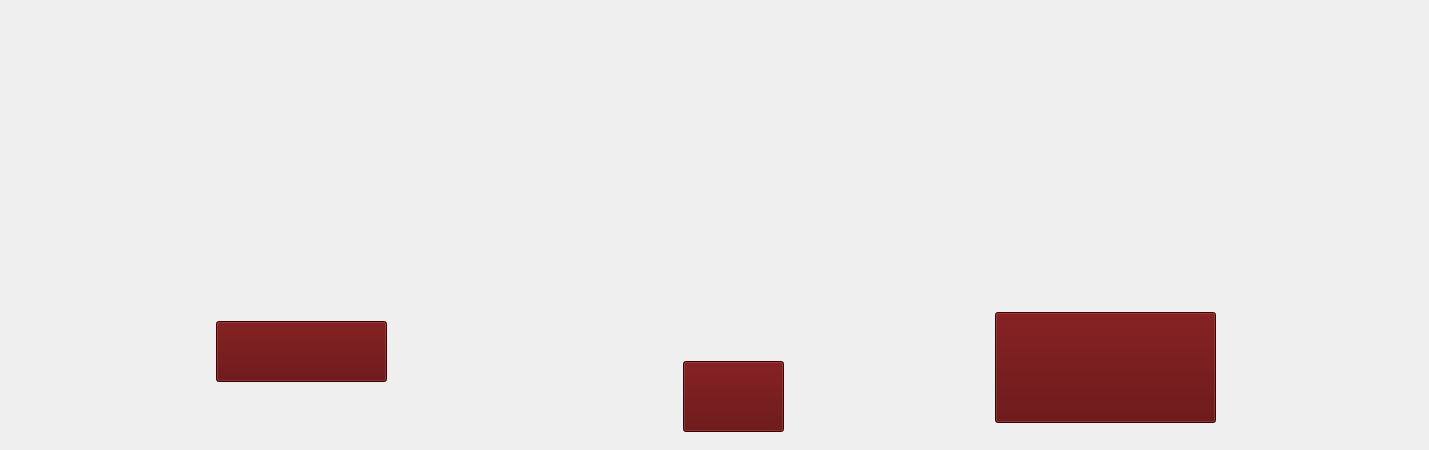
<?xml version="1.0" encoding="UTF-8"?>
<ui version="4.0">
 <class>Form</class>
 <widget class="QWidget" name="Form">
  <property name="geometry">
   <rect>
    <x>0</x>
    <y>0</y>
    <width>1429</width>
    <height>450</height>
   </rect>
  </property>
  <property name="windowTitle">
   <string>Form</string>
  </property>
  <widget class="QPushButton" name="pushButton">
   <property name="geometry">
    <rect>
     <x>216</x>
     <y>321</y>
     <width>171</width>
     <height>61</height>
    </rect>
   </property>
   <property name="styleSheet">
    <string notr="true">background-color: rgb(91, 0, 1);</string>
   </property>
   <property name="text">
    <string/>
   </property>
  </widget>
  <widget class="QPushButton" name="pushButton_2">
   <property name="geometry">
    <rect>
     <x>683</x>
     <y>361</y>
     <width>101</width>
     <height>71</height>
    </rect>
   </property>
   <property name="styleSheet">
    <string notr="true">background-color: rgb(91, 0, 1);</string>
   </property>
   <property name="text">
    <string/>
   </property>
  </widget>
  <widget class="QPushButton" name="pushButton_3">
   <property name="geometry">
    <rect>
     <x>995</x>
     <y>312</y>
     <width>221</width>
     <height>111</height>
    </rect>
   </property>
   <property name="styleSheet">
    <string notr="true">background-color: rgb(91, 0, 1);</string>
   </property>
   <property name="text">
    <string/>
   </property>
  </widget>
 </widget>
 <resources/>
 <connections/>
</ui>
